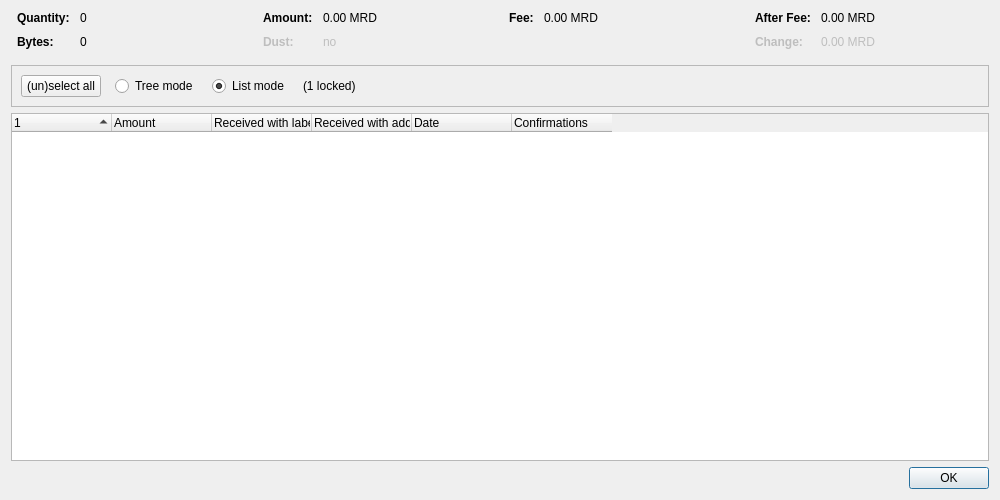
<?xml version="1.0" encoding="UTF-8"?>
<ui version="4.0">
 <class>CoinControlDialog</class>
 <widget class="QDialog" name="CoinControlDialog">
  <property name="geometry">
   <rect>
    <x>0</x>
    <y>0</y>
    <width>1000</width>
    <height>500</height>
   </rect>
  </property>
  <property name="windowTitle">
   <string>Coin Selection</string>
  </property>
  <layout class="QVBoxLayout" name="verticalLayout">
   <item>
    <layout class="QHBoxLayout" name="horizontalLayoutTop" stretch="0,0,0,0">
     <property name="topMargin">
      <number>0</number>
     </property>
     <property name="bottomMargin">
      <number>10</number>
     </property>
     <item>
      <layout class="QFormLayout" name="formLayoutCoinControl1">
       <property name="horizontalSpacing">
        <number>10</number>
       </property>
       <property name="verticalSpacing">
        <number>10</number>
       </property>
       <property name="leftMargin">
        <number>6</number>
       </property>
       <property name="rightMargin">
        <number>6</number>
       </property>
       <item row="0" column="0">
        <widget class="QLabel" name="labelCoinControlQuantityText">
         <property name="font">
          <font>
           <weight>75</weight>
           <bold>true</bold>
          </font>
         </property>
         <property name="text">
          <string>Quantity:</string>
         </property>
        </widget>
       </item>
       <item row="0" column="1">
        <widget class="QLabel" name="labelCoinControlQuantity">
         <property name="cursor">
          <cursorShape>IBeamCursor</cursorShape>
         </property>
         <property name="contextMenuPolicy">
          <enum>Qt::ActionsContextMenu</enum>
         </property>
         <property name="text">
          <string notr="true">0</string>
         </property>
         <property name="textInteractionFlags">
          <set>Qt::LinksAccessibleByMouse|Qt::TextSelectableByKeyboard|Qt::TextSelectableByMouse</set>
         </property>
        </widget>
       </item>
       <item row="1" column="0">
        <widget class="QLabel" name="labelCoinControlBytesText">
         <property name="font">
          <font>
           <weight>75</weight>
           <bold>true</bold>
          </font>
         </property>
         <property name="text">
          <string>Bytes:</string>
         </property>
        </widget>
       </item>
       <item row="1" column="1">
        <widget class="QLabel" name="labelCoinControlBytes">
         <property name="cursor">
          <cursorShape>IBeamCursor</cursorShape>
         </property>
         <property name="contextMenuPolicy">
          <enum>Qt::ActionsContextMenu</enum>
         </property>
         <property name="text">
          <string notr="true">0</string>
         </property>
         <property name="textInteractionFlags">
          <set>Qt::LinksAccessibleByMouse|Qt::TextSelectableByKeyboard|Qt::TextSelectableByMouse</set>
         </property>
        </widget>
       </item>
      </layout>
     </item>
     <item>
      <layout class="QFormLayout" name="formLayoutCoinControl2">
       <property name="horizontalSpacing">
        <number>10</number>
       </property>
       <property name="verticalSpacing">
        <number>10</number>
       </property>
       <property name="leftMargin">
        <number>6</number>
       </property>
       <property name="rightMargin">
        <number>6</number>
       </property>
       <item row="0" column="0">
        <widget class="QLabel" name="labelCoinControlAmountText">
         <property name="font">
          <font>
           <weight>75</weight>
           <bold>true</bold>
          </font>
         </property>
         <property name="text">
          <string>Amount:</string>
         </property>
        </widget>
       </item>
       <item row="0" column="1">
        <widget class="QLabel" name="labelCoinControlAmount">
         <property name="cursor">
          <cursorShape>IBeamCursor</cursorShape>
         </property>
         <property name="contextMenuPolicy">
          <enum>Qt::ActionsContextMenu</enum>
         </property>
         <property name="text">
          <string notr="true">0.00 MRD</string>
         </property>
         <property name="textInteractionFlags">
          <set>Qt::LinksAccessibleByMouse|Qt::TextSelectableByKeyboard|Qt::TextSelectableByMouse</set>
         </property>
        </widget>
       </item>
       <item row="1" column="0">
        <widget class="QLabel" name="labelCoinControlLowOutputText">
         <property name="enabled">
          <bool>false</bool>
         </property>
         <property name="font">
          <font>
           <weight>75</weight>
           <bold>true</bold>
          </font>
         </property>
         <property name="text">
          <string>Dust:</string>
         </property>
        </widget>
       </item>
       <item row="1" column="1">
        <widget class="QLabel" name="labelCoinControlLowOutput">
         <property name="enabled">
          <bool>false</bool>
         </property>
         <property name="cursor">
          <cursorShape>IBeamCursor</cursorShape>
         </property>
         <property name="contextMenuPolicy">
          <enum>Qt::ActionsContextMenu</enum>
         </property>
         <property name="text">
          <string notr="true">no</string>
         </property>
         <property name="textInteractionFlags">
          <set>Qt::LinksAccessibleByMouse|Qt::TextSelectableByKeyboard|Qt::TextSelectableByMouse</set>
         </property>
        </widget>
       </item>
      </layout>
     </item>
     <item>
      <layout class="QFormLayout" name="formLayoutCoinControl3">
       <property name="horizontalSpacing">
        <number>10</number>
       </property>
       <property name="verticalSpacing">
        <number>10</number>
       </property>
       <property name="leftMargin">
        <number>6</number>
       </property>
       <property name="rightMargin">
        <number>6</number>
       </property>
       <item row="0" column="0">
        <widget class="QLabel" name="labelCoinControlFeeText">
         <property name="font">
          <font>
           <weight>75</weight>
           <bold>true</bold>
          </font>
         </property>
         <property name="text">
          <string>Fee:</string>
         </property>
        </widget>
       </item>
       <item row="0" column="1">
        <widget class="QLabel" name="labelCoinControlFee">
         <property name="cursor">
          <cursorShape>IBeamCursor</cursorShape>
         </property>
         <property name="contextMenuPolicy">
          <enum>Qt::ActionsContextMenu</enum>
         </property>
         <property name="text">
          <string notr="true">0.00 MRD</string>
         </property>
         <property name="textInteractionFlags">
          <set>Qt::LinksAccessibleByMouse|Qt::TextSelectableByKeyboard|Qt::TextSelectableByMouse</set>
         </property>
        </widget>
       </item>
      </layout>
     </item>
     <item>
      <layout class="QFormLayout" name="formLayoutCoinControl4">
       <property name="horizontalSpacing">
        <number>10</number>
       </property>
       <property name="verticalSpacing">
        <number>10</number>
       </property>
       <property name="leftMargin">
        <number>6</number>
       </property>
       <property name="rightMargin">
        <number>6</number>
       </property>
       <item row="0" column="0">
        <widget class="QLabel" name="labelCoinControlAfterFeeText">
         <property name="font">
          <font>
           <weight>75</weight>
           <bold>true</bold>
          </font>
         </property>
         <property name="text">
          <string>After Fee:</string>
         </property>
        </widget>
       </item>
       <item row="0" column="1">
        <widget class="QLabel" name="labelCoinControlAfterFee">
         <property name="cursor">
          <cursorShape>IBeamCursor</cursorShape>
         </property>
         <property name="contextMenuPolicy">
          <enum>Qt::ActionsContextMenu</enum>
         </property>
         <property name="text">
          <string notr="true">0.00 MRD</string>
         </property>
         <property name="textInteractionFlags">
          <set>Qt::LinksAccessibleByMouse|Qt::TextSelectableByKeyboard|Qt::TextSelectableByMouse</set>
         </property>
        </widget>
       </item>
       <item row="1" column="0">
        <widget class="QLabel" name="labelCoinControlChangeText">
         <property name="enabled">
          <bool>false</bool>
         </property>
         <property name="font">
          <font>
           <weight>75</weight>
           <bold>true</bold>
          </font>
         </property>
         <property name="text">
          <string>Change:</string>
         </property>
        </widget>
       </item>
       <item row="1" column="1">
        <widget class="QLabel" name="labelCoinControlChange">
         <property name="enabled">
          <bool>false</bool>
         </property>
         <property name="cursor">
          <cursorShape>IBeamCursor</cursorShape>
         </property>
         <property name="contextMenuPolicy">
          <enum>Qt::ActionsContextMenu</enum>
         </property>
         <property name="text">
          <string notr="true">0.00 MRD</string>
         </property>
         <property name="textInteractionFlags">
          <set>Qt::LinksAccessibleByMouse|Qt::TextSelectableByKeyboard|Qt::TextSelectableByMouse</set>
         </property>
        </widget>
       </item>
      </layout>
     </item>
    </layout>
   </item>
   <item>
    <widget class="QFrame" name="frame">
     <property name="minimumSize">
      <size>
       <width>0</width>
       <height>40</height>
      </size>
     </property>
     <property name="frameShape">
      <enum>QFrame::StyledPanel</enum>
     </property>
     <property name="frameShadow">
      <enum>QFrame::Sunken</enum>
     </property>
     <layout class="QHBoxLayout" name="horizontalLayout">
      <item>
       <layout class="QHBoxLayout" name="horizontalLayoutPanel" stretch="0,0,0,0,0">
        <property name="spacing">
         <number>14</number>
        </property>
        <item>
         <widget class="QPushButton" name="pushButtonSelectAll">
          <property name="sizePolicy">
           <sizepolicy hsizetype="Maximum" vsizetype="Fixed">
            <horstretch>0</horstretch>
            <verstretch>0</verstretch>
           </sizepolicy>
          </property>
          <property name="text">
           <string>(un)select all</string>
          </property>
          <property name="autoDefault">
           <bool>false</bool>
          </property>
         </widget>
        </item>
        <item>
         <widget class="QRadioButton" name="radioTreeMode">
          <property name="sizePolicy">
           <sizepolicy hsizetype="Maximum" vsizetype="Fixed">
            <horstretch>0</horstretch>
            <verstretch>0</verstretch>
           </sizepolicy>
          </property>
          <property name="text">
           <string>Tree mode</string>
          </property>
         </widget>
        </item>
        <item>
         <widget class="QRadioButton" name="radioListMode">
          <property name="sizePolicy">
           <sizepolicy hsizetype="Maximum" vsizetype="Fixed">
            <horstretch>0</horstretch>
            <verstretch>0</verstretch>
           </sizepolicy>
          </property>
          <property name="text">
           <string>List mode</string>
          </property>
          <property name="checked">
           <bool>true</bool>
          </property>
         </widget>
        </item>
        <item>
         <widget class="QLabel" name="labelLocked">
          <property name="text">
           <string notr="true">(1 locked)</string>
          </property>
         </widget>
        </item>
        <item>
         <spacer name="horizontalSpacer">
          <property name="orientation">
           <enum>Qt::Horizontal</enum>
          </property>
          <property name="sizeHint" stdset="0">
           <size>
            <width>40</width>
            <height>20</height>
           </size>
          </property>
         </spacer>
        </item>
       </layout>
      </item>
     </layout>
    </widget>
   </item>
   <item>
    <widget class="CoinControlTreeWidget" name="treeWidget">
     <property name="contextMenuPolicy">
      <enum>Qt::CustomContextMenu</enum>
     </property>
     <property name="sortingEnabled">
      <bool>false</bool>
     </property>
     <property name="columnCount">
      <number>6</number>
     </property>
     <attribute name="headerShowSortIndicator" stdset="0">
      <bool>true</bool>
     </attribute>
     <attribute name="headerStretchLastSection">
      <bool>false</bool>
     </attribute>
     <column>
      <property name="text">
       <string/>
      </property>
     </column>
     <column>
      <property name="text">
       <string>Amount</string>
      </property>
     </column>
     <column>
      <property name="text">
       <string>Received with label</string>
      </property>
     </column>
     <column>
      <property name="text">
       <string>Received with address</string>
      </property>
     </column>
     <column>
      <property name="text">
       <string>Date</string>
      </property>
     </column>
     <column>
      <property name="text">
       <string>Confirmations</string>
      </property>
      <property name="toolTip">
       <string>Confirmed</string>
      </property>
     </column>
     <column>
      <property name="text">
       <string/>
      </property>
     </column>
     <column>
      <property name="text">
       <string/>
      </property>
     </column>
     <column>
      <property name="text">
       <string/>
      </property>
     </column>
     <column>
      <property name="text">
       <string/>
      </property>
     </column>
    </widget>
   </item>
   <item>
    <widget class="QDialogButtonBox" name="buttonBox">
     <property name="orientation">
      <enum>Qt::Horizontal</enum>
     </property>
     <property name="standardButtons">
      <set>QDialogButtonBox::Ok</set>
     </property>
    </widget>
   </item>
  </layout>
 </widget>
 <customwidgets>
  <customwidget>
   <class>CoinControlTreeWidget</class>
   <extends>QTreeWidget</extends>
   <header>qt/coincontroltreewidget.h</header>
  </customwidget>
 </customwidgets>
 <resources/>
 <connections/>
</ui>
